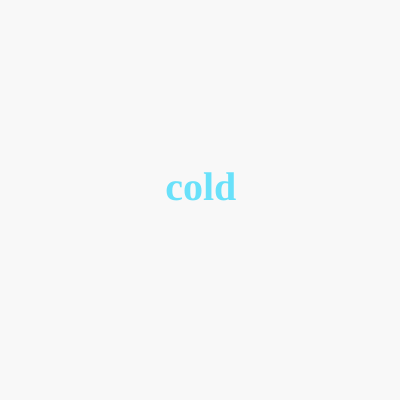
Frame 1 (no input)
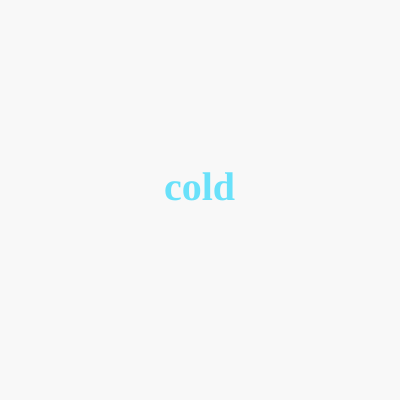
Frame 60 (no input)
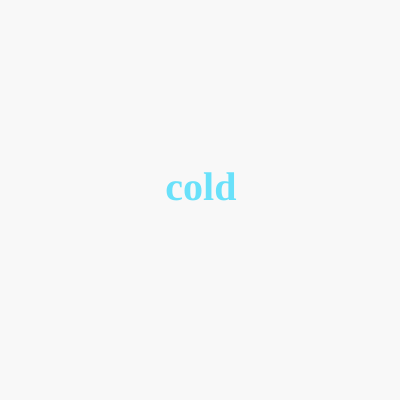
Frame 120 (the mouse pressed at the canvas centre since frame 60)

The p5.js sketch that drew these frames (run headless with seeded random() and noise() and a simulated clock; from frame 60 on, the mouse is pressed at the canvas centre):

// p5.js sketch
// ── sketch.js
function setup() {
  createCanvas(400, 400);
}
function draw() {
  background(248);
  fill(105,225,250)
  textFont("Seravek");
  textSize(40);
  textStyle(BOLD);
  textAlign(CENTER);
  text("cold",200+sin(frameCount*0.9), 200);

  
} 
